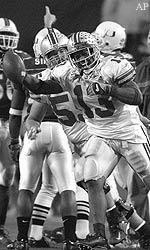
#> input picture hw1/buckeyes_gray.bmp, 150 x 250 px
$ python hw1-soln.py
#> lines starting #> are read from the running program, lines starting #| are printed output that depends on the picture; after the words box and inside, x2 and y2 are one past the last pixel; in counts of white or black regions, pixels touching at a corner belong together

# coding: utf-8

# #### Importing libraries

# In[6]:


from skimage.io import imread
from skimage.color import rgb2gray
import numpy as np
from matplotlib import pyplot as plt


# #### 1. Test the MATLAB image functions to read, display, and write images. Use buckeyes_gray.bmp and buckeyes_rgb.bmp from the class webpage

# In[5]:


grayIm = imread('buckeyes_gray.bmp')
#> grayIm is the input picture: shape (250, 150); min 0, max 255, mean 115
plt.imsave('output/buckeyes_gray.jpg', grayIm, cmap= plt.get_cmap('gray'))
plt.imshow(grayIm, aspect='auto', cmap = plt.get_cmap('gray'))


# In[4]:


rgbIm = imread('buckeyes_rgb.bmp')
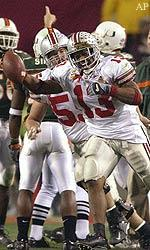
#> input picture hw1/buckeyes_rgb.bmp, 150 x 250 px
#> rgbIm is the input picture: shape (250, 150, 3); mean R, G, B 126.3, 112.1, 104.6
plt.imsave('output/buckeyes_rgb.jpg', rgbIm)
plt.imshow(rgbIm, aspect='auto')


# #### Q. Read and convert the rgb image to grayscale using the NTSC conversion formula via the MATLAB function rgb2gray. Display your image to verify the result
#
# The NTSC Conversion formula is given by $$ intensity = 0.2989*red + 0.5870*green + 0.1140*blue $$
#
# These values have be derived experimentally to match the human cognitive biases regarding colours.

# In[10]:


grayIm_converted = rgb2gray(rgbIm)
plt.imsave('output/buckeyes_gray_converted.bmp', grayIm_converted, cmap = plt.get_cmap('gray'))
plt.imshow(grayIm_converted, aspect='auto', cmap = plt.get_cmap('gray'))


# #### Q. Test more fully by creating, writing, and reading a checkerboard image

# In[22]:


zBlock = np.zeros((10,10))
oBlock = np.ones((10,10))*255

pattern = np.block([[zBlock,oBlock], [oBlock,zBlock]])

checkerIm = np.tile(pattern, (5,5))

plt.imsave('output/checker.bmp', checkerIm, cmap = plt.get_cmap('gray'))
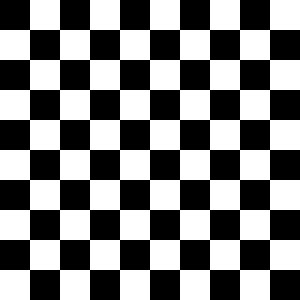
#> saved as checker.bmp: shape (100, 100, 3) (shown 3 times larger); 50% white; 1 white region, box (x1, y1, x2, y2) and area: (0, 0, 100, 100) 5000

plt.imshow(checkerIm, aspect='auto', cmap = plt.get_cmap('gray'))
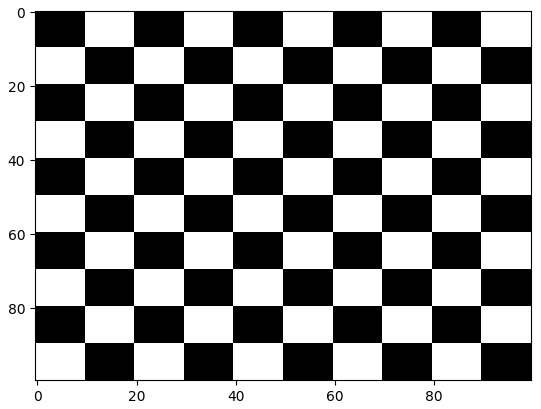
#> figure drawn by matplotlib, 1 panel
